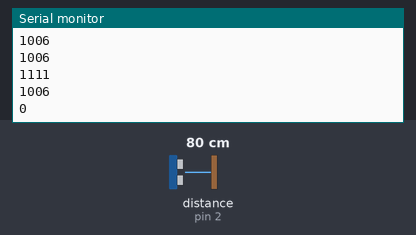
Bench run of a sketch on a simulated Arduino Uno, built with avr-gcc and run on an emulated ATmega328P. Parts: the last lines printed to the serial monitor. Wiring (inferred from the names in the program): ultrasonic range finder: trigger pin 5; echo pin 2. Inputs (shaded band) come from the test bench; at power-on: distance to the obstacle (sensor on pin 2) 80 cm. The echo pulse lasts 58.3 µs per cm.

Above: at 1.3 s.
1.4 s: distance to the obstacle (sensor on pin 2) set to 120 cm
At 1.82 s:
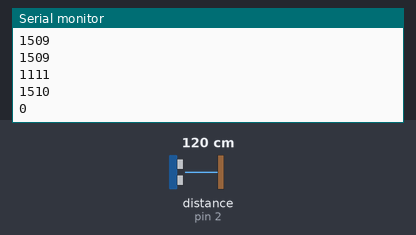
2.9 s: distance to the obstacle (sensor on pin 2) set to 250 cm
At 3.82 s:
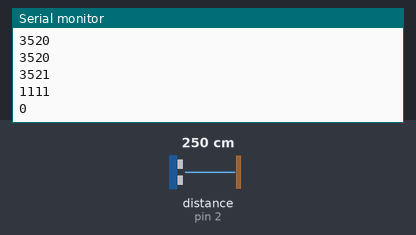
Timing chart, 0 to 5.9 s (numbered marks = the images above; inputs shaded):
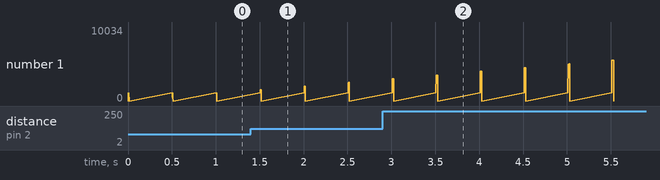

Measured:
- after the input at 1.4 s, the serial monitor: prints a new line after 0.11 s (image 1)

The sketch:

Utrasonic_Module.ino
```cpp
#include <RunningTimeDelay.h>

#define ECHO_PIN 2
#define TRIG_PIN 5

int ajuste = 50;

unsigned long startingTime = 0;
boolean interruptFlag = false;
boolean onceFlag = true;
RunningTimeDelay rmDelay(3);

void setup() {
  Serial.begin(115200);
  pinMode(ECHO_PIN, INPUT);
  pinMode(TRIG_PIN, OUTPUT);

  attachInterrupt(0, interruption, CHANGE);


}

void loop() {
  // delay(ajuste);
  // Serial.print(digitalRead(ECHO_PIN));
  // Serial.print(" - ");
  // Serial.println(digitalRead(TRIG_PIN));
    sr04();
    // teste();
    if(interruptFlag) {
      Serial.println(millis());
      startingTime = millis();

    }
    if(startingTime != 0 && !interruptFlag) {
      startingTime = 0;
      Serial.println(startingTime);

    }


}


void teste() {
  rmDelay.milliDigitalWrite(ECHO_PIN, HIGH, 50 * ajuste, 1);
  rmDelay.milliDigitalWrite(ECHO_PIN, LOW, 50 * ajuste, 2);
}

void interruption() {
  Serial.println(1111);
  interruptFlag = !interruptFlag;
}


void sr04() {
  rmDelay.microDigitalWrite(TRIG_PIN, HIGH, 10, 1);
  rmDelay.microDigitalWrite(TRIG_PIN, LOW, 10, 2);
  if(rmDelay.milli(500, 3)) {
    // Serial.print(flag);
    // Serial.print(" - ");
    // Serial.println(flag2);
    // if(flag && flag2) {
    //    Serial.println(millis() - startingTime);
    //   startingTime = millis();
    //   flag2 = false;
    // }
    // if(!flag2) {
    //   flag2 = true;
    //   Serial.println(millis() - startingTime);
    //   startingTime = 0;
    // }
  }

}


// void echoPinActiveRising() {
//   flag = true;
//   attachInterrupt(0, echoPinActiveFalling, CHANGE);
// }

// void echoPinActiveFalling() {
//   // flag = false;
//   attachInterrupt(0, echoPinActiveRising, RISING);
// }


int rmRound(float n) {
  int parteInteira = (int) n;
  int primeiroNumeroDecimal = (n - parteInteira) * 10;
  return primeiroNumeroDecimal >= 5 ? ++parteInteira : parteInteira;
}

int medium(int lista[]) {
  int soma = 0;
  for (int i = 0; i < 3; i++) {
    soma += lista[i];
  }
  return soma / 3;
}
```
